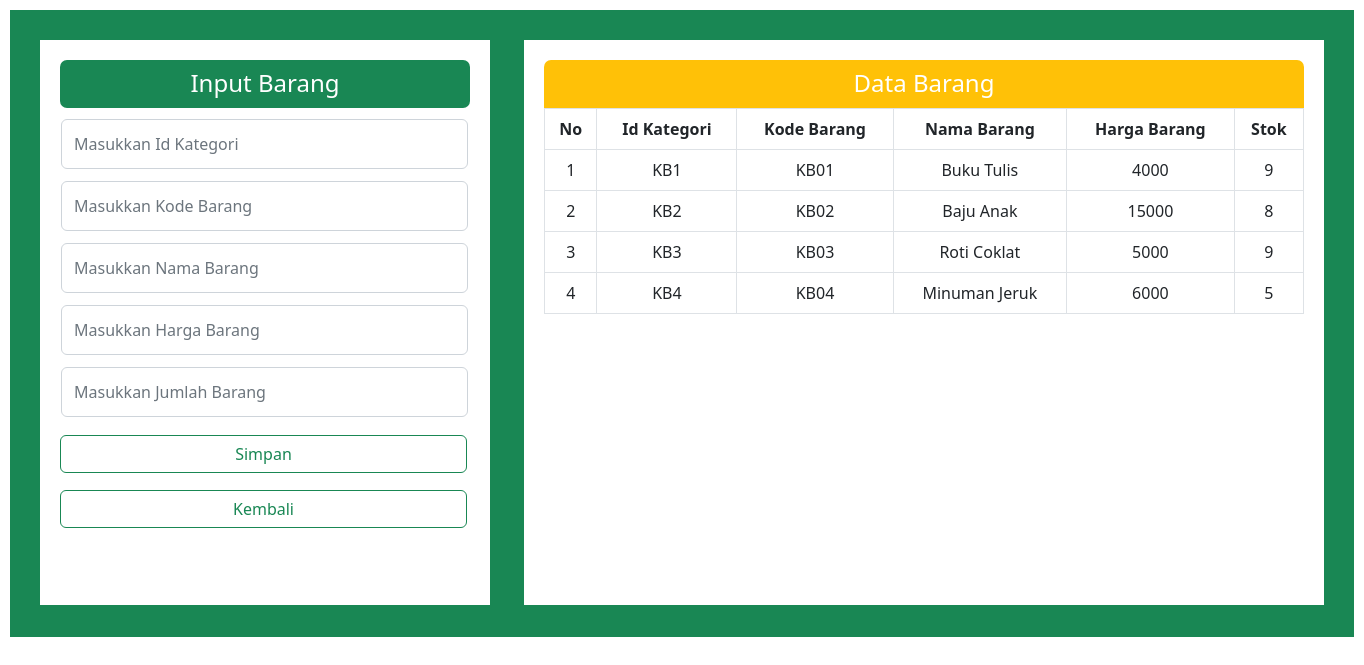
/ProjectUAS-Webdas_Final_Staf/tambahbarang.php, run on the app's committed database.
### tables this page shows
CREATE TABLE `tb_barang` (
  `kode_barang` varchar(10) NOT NULL,
  `id_kategori` varchar(10) DEFAULT NULL,
  `nama_barang` varchar(50) DEFAULT NULL,
  `harga_barang` int(11) DEFAULT NULL,
  `stok_barang` int(11) DEFAULT NULL
);

### ProjectUAS-Webdas_Final_Staf/tambahbarang.php (the view, shortened to what this page needs)
<!DOCTYPE html>
<html>
<head>
	<link href="https://cdn.jsdelivr.net/npm/bootstrap@5.2.3/dist/css/bootstrap.min.css" rel="stylesheet">
</head>
<body>
<div class="containerku3 bg-success">
	<div class="tambahbarang mb-3">
		<div class="text bg-success">
			<h4>Input Barang</h4>
		</div>
		<form action="tambah_aksi.php" method="post">
			<table class="table-borderless">
				<tr>
					<td><input id="id" class="form-control" style="width: 407px; height: 50px; margin-top: 10px;" type="text" name="id" placeholder="Masukkan Id Kategori" autocomplete="off"></td>
				</tr>
				<tr>
					<td><input id="kode" class="form-control" style="width: 407px; height: 50px; margin-top: 10px;" type="text" name="kode" placeholder="Masukkan Kode Barang" autocomplete="off"></td>
				</tr>
				<tr>
					<td><input id="nama" class="form-control" style="width: 407px; height: 50px; margin-top: 10px;" type="text" name="nama" placeholder="Masukkan Nama Barang" autocomplete="off"></td>
				</tr>
				<tr>
					<td><input id="harga" class="form-control" style="width: 407px; height: 50px; margin-top: 10px;" type="text" name="harga" placeholder="Masukkan Harga Barang" autocomplete="off"></td>
				</tr>
				<tr>
					<td><input id="jumlah" class="form-control" style="width: 407px; height: 50px; margin-top: 10px;" type="text" name="jumlah" placeholder="Masukkan Jumlah Barang" autocomplete="off"></td>
				</tr>
			</table>
			<button class="btn btn-outline-success" style="margin-top: 17px; width: 407px">Simpan</button>
		</form>
		<a href="LIst_barang.php"><button type="button" class="btn btn-outline-success" style="margin-top: 17px; width: 407px">Kembali</button></a>
	</div>
	<div class="list_barang">
		<div class="text2 bg-warning">
			<h4>Data Barang</h4>
		</div>
		<div class="scroll2">
			<table border="1" class="table table-bordered">
				<tr>
					<th>No</th>
					<th>Id Kategori</th>
					<th>Kode Barang</th>
					<th>Nama Barang</th>
					<th>Harga Barang</th>
					<th>Stok</th>
				</tr>
				<?php
					$no = 1;
					include '../ProjectUAS-Webdas_Final_Login_LogOut/database.php';
					$query = "SELECT * FROM tb_barang";
					$data = mysqli_query($konek, $query);
					while ($result = mysqli_fetch_array($data)) {
				?>
				<tr>
					<td><?php echo $no++; ?></td>
					<td align="middle"><?php echo $result['id_kategori']; ?></td>
					<td align="middle"><?php echo $result['kode_barang']; ?></td>
					<td align="middle"><?php echo $result['nama_barang']; ?></td>
					<td align="middle"><?php echo $result['harga_barang']; ?></td>
					<td align="middle"><?php echo $result['stok_barang']; ?></td>
				</tr>
				<?php
					}
				 ?>
			</table>
		</div>
	</div>
</div>
</body>
</html>

### ProjectUAS-Webdas_Final_Staf/tambahbarang.php (style rules this page uses)
.containerku3 { width: 1344px; height: 627px; margin: 10px; padding: 10px; }
.tambahbarang { width: 450px; height: 565px; background-color: white; margin: 20px; padding: 20px; float: left; }
.list_barang { width: 800px; height: 565px; margin: 20px 20px 20px 0px; padding: 20px; background-color: white; float: right; text-align: center; }
.scroll2 { height: 80%; overflow: auto; }
.text { height: 3rem; text-align: center; color: white; padding-top: 9px; border-radius: 7px; }
.text2 { width: 100%; height: 3rem; text-align: center; color: white; padding-top: 9px; border-top-right-radius: 7px; border-top-left-radius: 7px; }

### data on the page
tb_barang: id_kategori "KB1", kode_barang "KB01", nama_barang "Buku Tulis", harga_barang "4000", stok_barang "9"
tb_barang: id_kategori "KB2", kode_barang "KB02", nama_barang "Baju Anak", harga_barang "15000", stok_barang "8"
tb_barang: id_kategori "KB3", kode_barang "KB03", nama_barang "Roti Coklat", harga_barang "5000", stok_barang "9"
tb_barang: id_kategori "KB4", kode_barang "KB04", nama_barang "Minuman Jeruk", harga_barang "6000", stok_barang "5"
